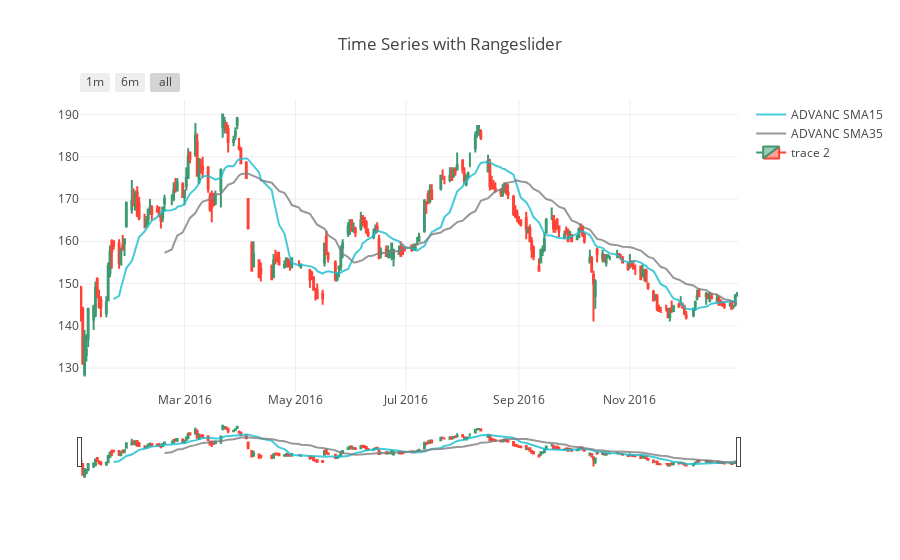

The code cell stored with this chart in its notebook:
### Code cell
trace_SMA15 = go.Scatter(
    x=sma15.index,
    y=sma15.values,
    name = "ADVANC SMA15",
    line = dict(color = '#17BECF'),
    opacity = 0.8)

trace_SMA35 = go.Scatter(
    x=sma35.index,
    y=sma35.values,
    name = "ADVANC SMA35",
    line = dict(color = '#7F7F7F'),
    opacity = 0.8)

data = [trace_SMA15, trace_SMA35, trace]

layout = dict(
    title='Time Series with Rangeslider',
    xaxis=dict(
        rangeselector=dict(
            buttons=list([
                dict(count=1,
                     label='1m',
                     step='month',
                     stepmode='backward'),
                dict(count=6,
                     label='6m',
                     step='month',
                     stepmode='backward'),
                dict(step='all')
            ])
        ),
        rangeslider=dict(),
        type='date'
    )
)

fig = dict(data=data, layout=layout)
iplot(fig, filename = "Time Series with Rangeslider")

### Figure 1 — Plotly figure (JSON) as saved in the notebook; plotly's stock layout.template omitted (floating-point values rounded to 4 significant figures; data arrays with more than 128 entries replaced by an {"elided": "..."} marker saying what was removed)
{"data": [{"line": {"color": "#17BECF"}, "name": "ADVANC SMA15", "opacity": 0.8, "type": "scatter", "x": {"elided": "244 str values"}, "y": {"elided": "244 float values"}}, {"line": {"color": "#7F7F7F"}, "name": "ADVANC SMA35", "opacity": 0.8, "type": "scatter", "x": {"elided": "244 str values"}, "y": {"elided": "244 float values"}}, {"close": {"elided": "244 float values"}, "high": {"elided": "244 float values"}, "low": {"elided": "244 float values"}, "open": {"elided": "244 float values"}, "type": "candlestick", "x": {"elided": "244 str values"}}], "layout": {"title": "Time Series with Rangeslider", "xaxis": {"rangeselector": {"buttons": [{"count": 1, "label": "1m", "step": "month", "stepmode": "backward"}, {"count": 6, "label": "6m", "step": "month", "stepmode": "backward"}, {"step": "all"}]}, "rangeslider": {}, "type": "date"}}}
